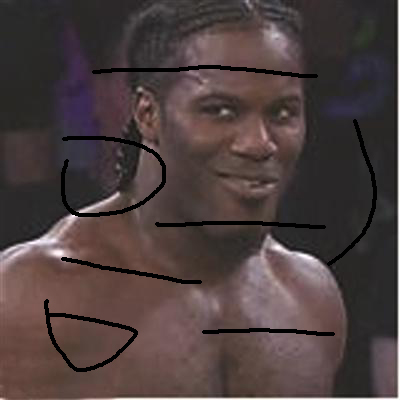
#> input picture resource/inpaint_test.jpg, 400 x 400 px, found by its file name
$ python imageInpainting.py
#> lines starting #> are read from the running program, lines starting #| are printed output that depends on the picture
from cv2 import cv2

img = cv2.imread('resource/inpaint_test.jpg')
#> img is the input picture: shape (400, 400, 3); mean B, G, R 62.9, 63.5, 77
mask = cv2.imread('resource/inpaint_test_mask.jpg', 0)
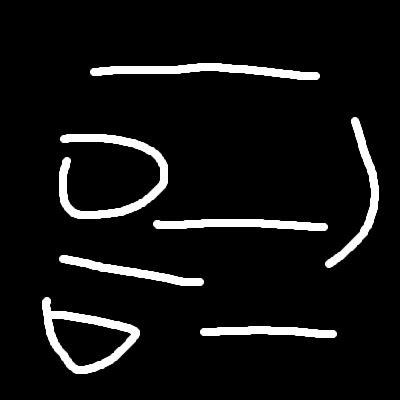
#> input picture resource/inpaint_test_mask.jpg, 400 x 400 px, found by its file name
#> mask is the input picture: shape (400, 400); min 0, max 255, mean 18.2

dst1 = cv2.inpaint(img, mask, 3, cv2.INPAINT_TELEA)
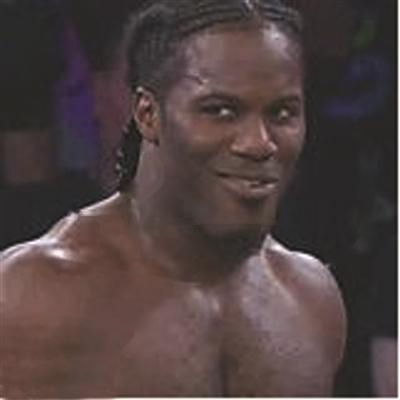
#> dst1: shape (400, 400, 3); mean B, G, R 65.2, 65.9, 79.9
dst2 = cv2.inpaint(img, mask, 3, cv2.INPAINT_NS)
cv2.imshow('dst1', dst1)
cv2.imshow('dst2', dst2)
cv2.waitKey(0)
cv2.destroyAllWindows()
